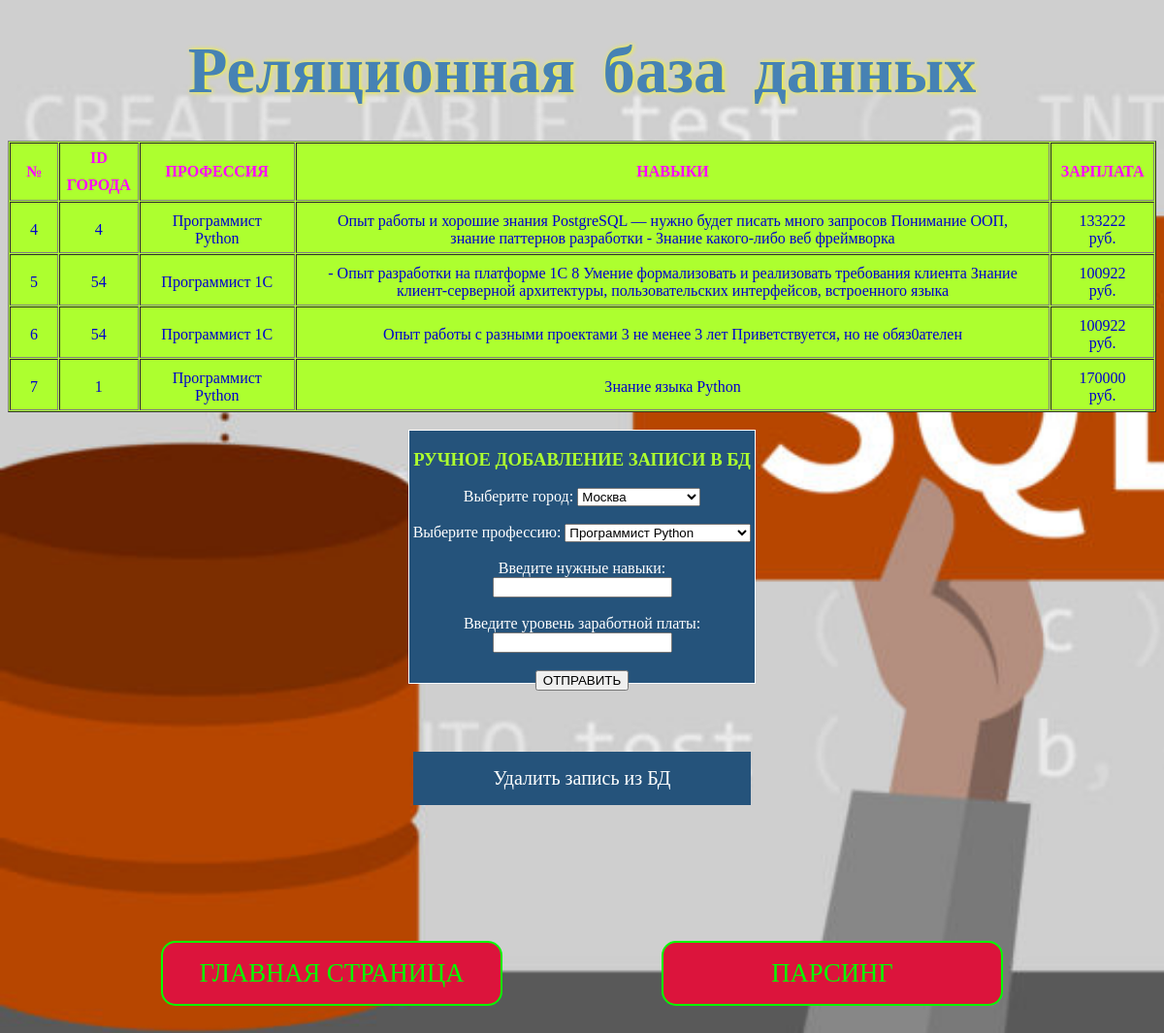
Screenshot of /sqlite.html with the database file from the repository.
### main.py (models this page shows, shortened)
class Search(db.Model):
    id = db.Column(db.Integer, primary_key=True)
    city = db.Column(db.String(1024), nullable=False)
    vac = db.Column(db.String(1024), nullable=False)
    text = db.Column(db.Text, nullable=False)
    salary = db.Column(db.Integer)

### main.py (the view)
@app.route('/sqlite.html', methods=['POST', 'GET'])
def sql():
    if request.method == "POST":
        city_id = request.form['city']
        vac = request.form['vac']
        skill = request.form['skills']
        salary = request.form['salary']
        manual_search = Search(city=city_id, vac=vac, text=skill, salary=salary)
        try:
            db.session.add(manual_search)
            db.session.commit()
            return redirect('sqlite.html')
        except:
            db.session.rollback()
            return 'Ошибка добавления в БД. Попробуйте снова.'
    else:
        all_str = Search.query.all()
        return render_template('sqlite.html', all_str=all_str)

### templates/sqlite.html (shortened to what this page needs)
<!DOCTYPE html>
<html lang="en">
<head>
    <link href="/static/css/sqlite.css" rel="stylesheet" type="text/css">
</head>
<body>
    <h1 class="title">Реляционная база данных</h1>
    <table class="table" align="center" border="1">
        <tr>
            <th class="th">№</th>
            <th class="th">ID ГОРОДА</th>
            <th class="th">ПРОФЕССИЯ</th>
            <th class="th">НАВЫКИ</th>
            <th class="th">ЗАРПЛАТА</th>
        </tr>
        {% for s in all_str %}
        <tr>
            <td class="td">{{s.id}}</td>
            <td class="td">{{s.city}}</td>
            <td class="td">{{s.vac}}</td>
            <td class="td">{{s.text}}</td>
            <td class="td">{{s.salary}} руб.</td>
        </tr>
        {% endfor %}
    </table>
    <br>
    <div class="rectangle text_center">
        <form method="post">
            <p class="title_form"><b>РУЧНОЕ ДОБАВЛЕНИЕ ЗАПИСИ В БД</b></p>
            <label>
                Выберите город:
            </label>
            <select name="city" id="city">
                <option value="1">Москва</option>
            </select>
            <br><br>
            <label>
                Выберите профессию:
            </label>
            <select name="vac" id="vac">
                <option value="Программист Python">Программист Python</option>
            </select>
            <br><br>
            Введите нужные навыки:
            <input type="text" name="skills">
            <br><br>
            Введите уровень заработной платы:
            <input type="text" name="salary">
            <br><br>
            <input type="submit" value="ОТПРАВИТЬ">
        </form>
    </div>
    <a href="/delete.html" class="del">Удалить запись из БД</a>
    <br>
    <a href="/index.html" class="btn">ГЛАВНАЯ СТРАНИЦА</a>
    <a href="/parsing.html" class='btn'>ПАРСИНГ</a>
</body>
</html>

### static/css/sqlite.css (style rules this page uses)
body { background-image: url('/static/images/sql.jpg'); background-repeat: no-repeat; background-size: cover; text-align: center; }
.title { color: #4682B4; margin: 50px 40px; font-size: 50pt; text-shadow: 1px 0 5px #FFFF00; line-height: 45px; word-spacing: 12px; }
.btn { display: inline-block; width: 300px; margin: 70px 80px; background: #DC143C; color: #00FF00; padding: 1rem 1.5rem; text-decoration: none; font-family: Verdana, "Times New Roman", serif; font-size: 20pt; border-radius: 15px; border: 2px solid; }
.table { color: #0000CD; border-spacing: 1px; background: #ADFF2F; }
.th { line-height: 28px; color: #FF00FF; border-spacing: 1px; }
.td { padding-bottom: 5px; padding-top: 10px; padding-left: 20px; padding-right: 20px; }
.rectangle { width: 30%; height: 260px; border:1px solid; margin:auto; background: #25537b; }
.text_center { color: #ffffff; text-align: center; }
.title_form { font-family: ms linedraw, "Times New Roman", serif; font-size: 14pt; color: #ADFF2F; }
.del { display: inline-block; width: 300px; margin: 70px 80px; background: #25537b; color: #ffffff; padding: 1rem 1.5rem; text-decoration: none; font-family: Verdana, "Times New Roman", serif; font-size: 15pt; }

### rows the page displays
Search: id "4", city "4", vac "Программист Python", text "Опыт работы и хорошие знания PostgreSQL — нужно будет писать много запросов Понимание ООП, знание паттернов разработки - Знание какого-либо веб фреймворка", salary "133222"
Search: id "5", city "54", vac "Программист 1С", text "- Опыт разработки на платформе 1С 8 Умение формализовать и реализовать требования клиента Знание клиент-серверной архитектуры, пользовательских интерфейсов, встроенного языка", salary "100922"
Search: id "6", city "54", vac "Программист 1С", text "Опыт работы с разными проектами 3 не менее 3 лет Приветствуется, но не обяз0ателен", salary "100922"
Search: id "7", city "1", vac "Программист Python", text "Знание языка Python", salary "170000"
